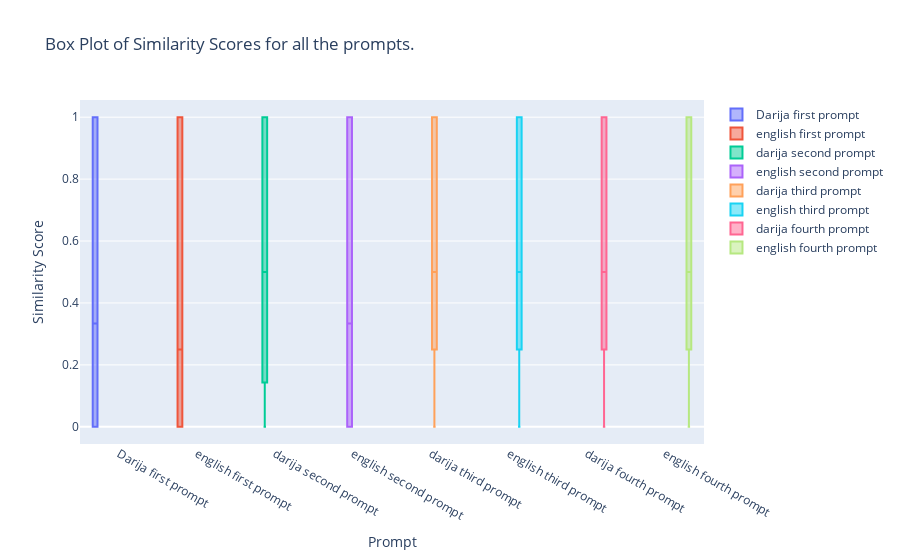

Notebook code cell kept with this figure:
### Code cell
import plotly.graph_objects as go
fig = go.Figure()

fig.add_trace(go.Box(y=dataset['similarity_p1'], name='Darija first prompt'))
fig.add_trace(go.Box(y=dataset['similarity_eng_p1'], name='english first prompt'))
fig.add_trace(go.Box(y=dataset['similarity_p2'], name='darija second prompt'))
fig.add_trace(go.Box(y=dataset['similarity_eng_p2'], name='english second prompt'))
fig.add_trace(go.Box(y=dataset['similarity_p3'], name='darija third prompt'))
fig.add_trace(go.Box(y=dataset['similarity_eng_p3'], name='english third prompt'))
fig.add_trace(go.Box(y=dataset['similarity_p4'], name='darija fourth prompt'))
fig.add_trace(go.Box(y=dataset['similarity_eng_p4'], name='english fourth prompt'))

# Update layout
fig.update_layout(
    title='Box Plot of Similarity Scores for all the prompts.',
    yaxis_title='Similarity Score',
    xaxis_title='Prompt',
    boxmode='group'  # group the box plots together
)

# Show plot
fig.show()

### Figure 1 — Plotly figure (JSON) as saved in the notebook; plotly's stock layout.template omitted (floating-point values rounded to 4 significant figures; data arrays with more than 128 entries replaced by an {"elided": "..."} marker saying what was removed)
{"data": [{"name": "Darija first prompt", "type": "box", "y": {"elided": "1000 float values"}}, {"name": "english first prompt", "type": "box", "y": {"elided": "1000 float values"}}, {"name": "darija second prompt", "type": "box", "y": {"elided": "1000 float values"}}, {"name": "english second prompt", "type": "box", "y": {"elided": "1000 float values"}}, {"name": "darija third prompt", "type": "box", "y": {"elided": "1000 float values"}}, {"name": "english third prompt", "type": "box", "y": {"elided": "1000 float values"}}, {"name": "darija fourth prompt", "type": "box", "y": {"elided": "1000 float values"}}, {"name": "english fourth prompt", "type": "box", "y": {"elided": "1000 float values"}}], "layout": {"boxmode": "group", "title": {"text": "Box Plot of Similarity Scores for all the prompts."}, "xaxis": {"title": {"text": "Prompt"}}, "yaxis": {"title": {"text": "Similarity Score"}}}}
